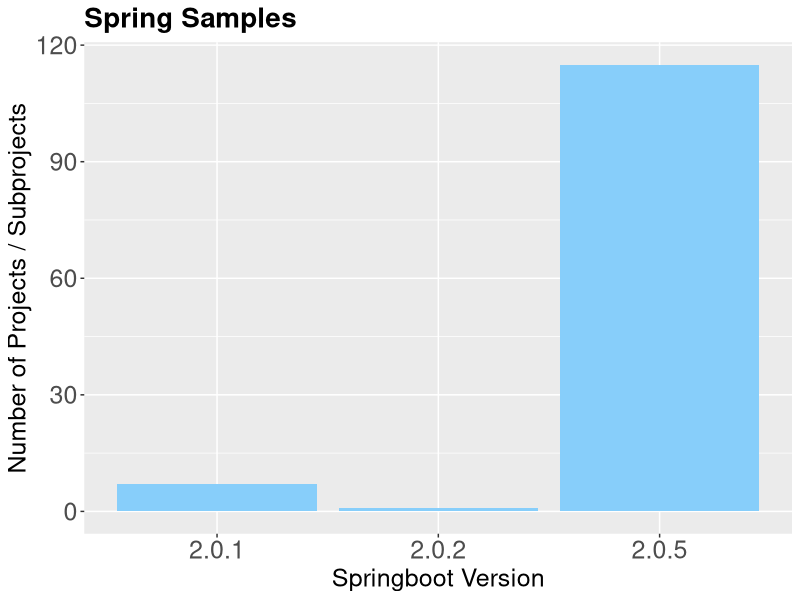

Write R code to recreate this figure. (Note: this script raises an error after producing the figure.)
library(ggplot2)

springVersion <- c("2.0.5", "2.0.2", "2.0.1")



values <-c(115,	1, 7)


#2.0.5 RELEASE	115
#2.0.2 RELEASE	1
#2.0.1 RELEASE	7




df2 <- data.frame(dose=springVersion,
                  len=values)
head(df2)



p <- ggplot(data=df2, aes(x=dose, y=len)) +
  geom_bar(stat="identity", position=position_dodge(), fill = "#87CEFA") +
  labs(title="Spring Samples", x="Springboot Version", y = "Number of Projects / Subprojects") +
  theme(plot.title=element_text(size=20, face = "bold"), axis.title=element_text(size=18),axis.text=element_text(size=18)) +
  ggsave("/home/gabriel/Documentos/Graficos/criandoGraficoDeBarras/spring/springVersions.pdf", width = 4.5, height = 4.5) 

p

